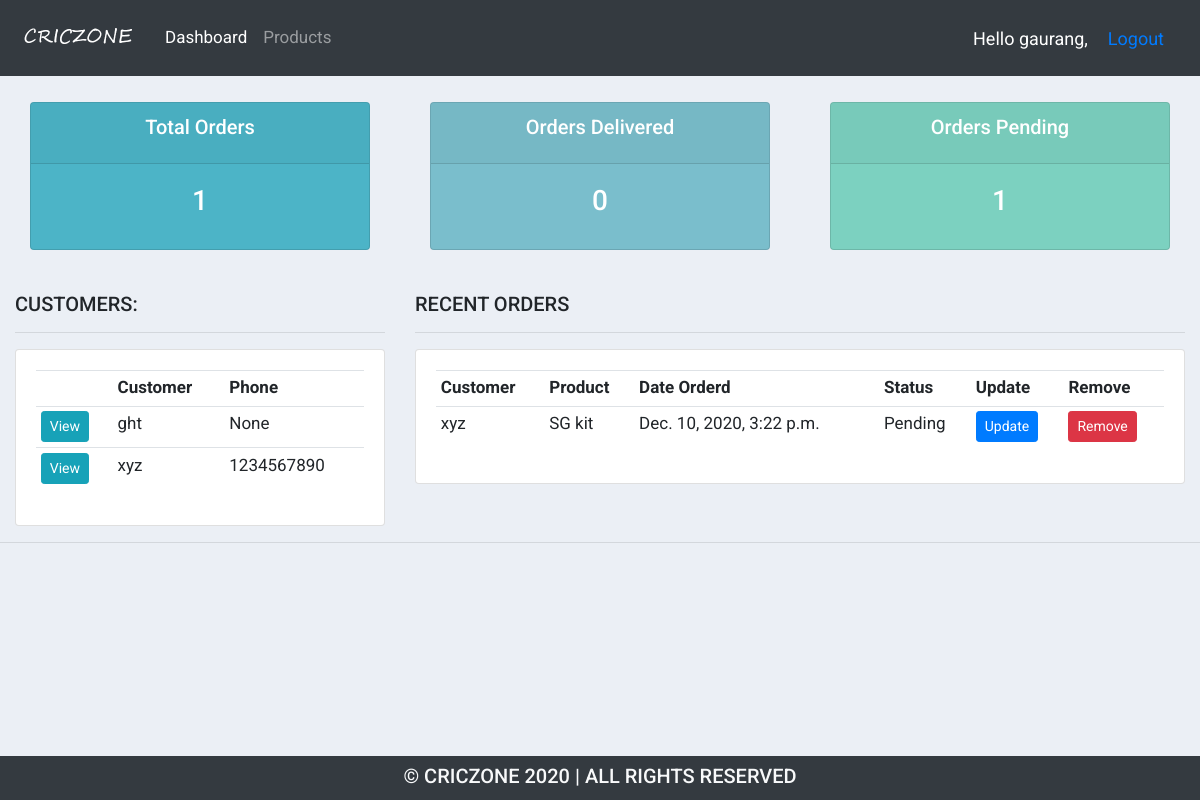
The app's page / (signed in), older data.
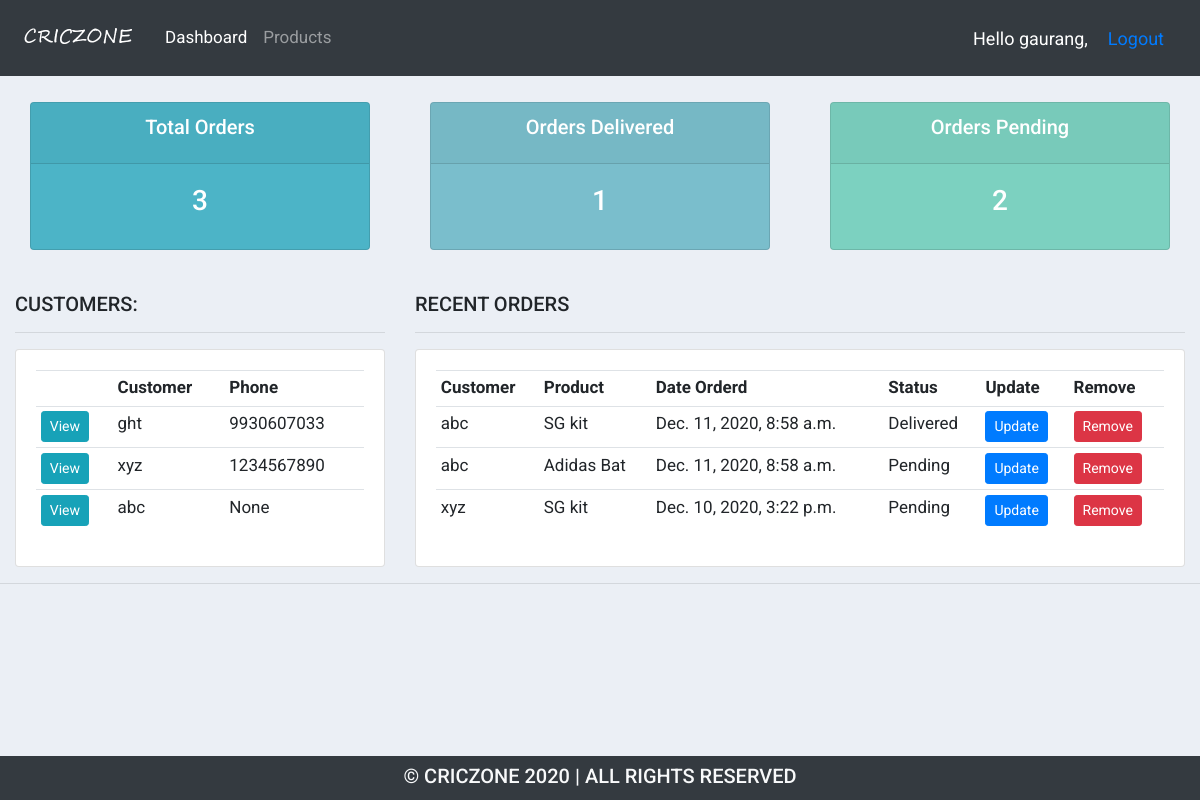
The same page, newer data.
### accounts/models.py (models this page shows, shortened)
class Customer(models.Model):
    user = models.OneToOneField(User, null=True, blank=True, on_delete=models.CASCADE)
    name = models.CharField(max_length=200, null=True)
    phone = models.CharField(max_length=200, null=True)
    email = models.CharField(max_length=200, null=True)
    profile_pic = models.ImageField(default="profile1.png",null=True, blank=True)
    date_created = models.DateTimeField(auto_now_add=True, null=True)
    def __str__(self):
       return self.name

class Order(models.Model):
    STATUS = (
        ('Pending','Pending'),
        ('Out of Delivery','Out of Delivery'),
        ('Delivered', 'Delivered')
    )
    customer = models.ForeignKey(Customer, null=True, on_delete=models.SET_NULL)
    product = models.ForeignKey(Product, null=True, on_delete=models.SET_NULL)
    address = models.CharField(max_length=355, null=True)
    quantity = models.IntegerField(null=True)
    date_created = models.DateTimeField(auto_now_add=True, null=True)
    status = models.CharField(max_length=200, null=True, choices=STATUS)
    notes = models.CharField(max_length=200, null=True)

class Product(models.Model):
    CATEGORY = (
        ('Bats','Bats'),
        ('Balls','Balls'),
        ('Pads', 'Pads'),
        ('Gloves', 'Gloves'),
        ('Safety Equipments', 'Safety Equipments'),
        ('Kits', 'Kits'),
    )
    name = models.CharField(max_length=200, null=True)
    price = models.FloatField(null=True)
    category = models.CharField(max_length=200, null=True, choices=CATEGORY)
    description = models.CharField(max_length=200, null=True)
    date_created = models.DateTimeField(auto_now_add=True, null=True)
    image = models.ImageField(default="profile1.png",null=True, blank=True)
    tags = models.ManyToManyField(Tag)
    def __str__(self):
       return self.name

### accounts/decorators.py (the view)
    def wrapper_func(request, *args, **kwargs):
        group = None
        if request.user.groups.exists():
            group = request.user.groups.all()[0].name
        if group == 'customer':
            return redirect('shop')
        if group == 'admin':
            return view_func(request, *args, **kwargs)

### accounts/views.py (called while the page is built)
@login_required(login_url='login')
@admin_only
def home(request):
    orders = Order.objects.all().order_by('-date_created')
    customers = Customer.objects.all()
    delivered = orders.filter(status='Delivered').count()
    pending = orders.filter(status='Pending').count()
    context = {'orders':orders, 'customers':customers, 'total_customers':customers.count(), 'total_orders':orders.count(),
                'delivered':delivered, 'pending':pending
    }
    return render(request, "accounts/dashboard.html", context)

### accounts/templates/accounts/dashboard.html
{%  extends 'accounts/main.html' %}
{% block content %}
{%  include 'accounts/status.html' %}
<br>
<div class="row">
	<div class="col-md-4">
		<h5>CUSTOMERS:</h5>
		<hr>
		<div class="card card-body">
			<table class="table table-sm">
				<tr>
					<th></th>
					<th>Customer</th>
					<th>Phone</th>
				</tr>
				{% for customer in customers %}
				<tr>
					<td><a href="{% url 'customer' customer.id %}" class="btn btn-info btn-sm">View</a></td>
					<td>{{customer.name}}</td>
					<td>{{customer.phone}}</td>
				</tr>
				{% endfor %}
			</table>
		</div>
	</div>
	<div class="col-md-8">
		<h5>RECENT ORDERS</h5>
		<hr>
		<div class="card card-body">
			<table class="table table-sm">
				<tr>
					<th>Customer</th>
					<th>Product</th>
					<th>Date Orderd</th>
					<th>Status</th>
					<th>Update</th>
					<th>Remove</th>
				</tr>
				{% for order in orders %}
				<tr>
					<td>{{order.customer}}</td>
					<td>{{order.product}}</td>
					<td>{{order.date_created}}</td>
					<td>{{order.status}}</td>
					<td><a href="{% url 'update_order' order.id %}" class="btn btn-primary btn-sm">Update</a></td>
					<td><a href="{% url 'delete_order' order.id %}" class="btn btn-danger btn-sm">Remove</a></td>
				</tr>
				{% endfor %}
			</table>
		</div>
	</div>
</div>
{% endblock %}

### accounts/templates/accounts/main.html (shortened to what this page needs)
{% load static %}
<!DOCTYPE html>
<html>
<head>
    <link rel="stylesheet" href="https://stackpath.bootstrapcdn.com/bootstrap/4.3.1/css/bootstrap.min.css"
>
    <link rel="stylesheet" href="{% static '/css/main.css' %}">
</head>
<body>
    {%  include 'accounts/navbar.html' %}
    <div class="container-fluid" style="height:80%">
        {% block content %}
        {% endblock %}
    </div>
    <hr>
    <div class="bg-dark pt-2 pb-1 text-light text-center fixed-bottom">
        <h5>&#169; CRICZONE 2020 | ALL RIGHTS RESERVED</h5>
    </div>
</body>
</html>

### accounts/templates/accounts/navbar.html (shortened to what this page needs)
{% load static %}
<nav class="navbar navbar-expand-lg navbar-dark bg-dark sticky-top">
    {% if request.user.is_staff %}
    <a class="navbar-brand" href="{% url 'home' %}">
        <img src="{% static '/images/logo.png' %}" alt="" height="50px">
    </a>
    {% else %}
    <a class="navbar-brand" href="{% url 'shop' %}">
        <img src="{% static '/images/logo.png' %}" alt="" height="50px">
    </a>
    {% endif %}
    <div class="collapse navbar-collapse " id="navbarNav">
        <ul class="navbar-nav">
            {% if request.user.is_staff %}
            <li class="nav-item active">
                <a class="nav-link" href="{% url 'home' %}">Dashboard</a>
            </li>
            <li class="nav-item">
                <a class="nav-link" href="{% url 'products' %}">Products</a>
            </li>
            {% endif %}
        </ul>
    </div>
    <span style="font-size: 18px; color: white; margin-right: 20px;">
        Hello {{request.user}}, </span>
    <span style="font-size: 18px; color: white; margin-right: 20px;">
        <a href="{% url 'logout' %}">Logout</a></span>
</nav>

### accounts/templates/accounts/status.html
<br>
<div class="row">
    <div class="col">
        <div class="col-md">
            <div class="card text-center text-white  mb-3" id="total-orders">
                <div class="card-header">
                    <h5 class="card-title">Total Orders</h5>
                </div>
                <div class="card-body">
                    <h3 class="card-title">
                        {{total_orders}}
                    </h3>
                </div>
            </div>
        </div>
    </div>
    <div class="col">
        <div class="col-md">
            <div class="card text-center text-white  mb-3" id="orders-delivered">
                <div class="card-header">
                    <h5 class="card-title">Orders Delivered</h5>
                </div>
                <div class="card-body">
                    <h3 class="card-title">{{delivered}}</h3>
                </div>
            </div>
        </div>
    </div>
    <div class="col">
        <div class="col-md">
            <div class="card text-center text-white  mb-3" id="orders-pending">
                <div class="card-header">
                    <h5 class="card-title">Orders Pending</h5>
                </div>
                <div class="card-body">
                    <h3 class="card-title">{{pending}}</h3>
                </div>
            </div>
        </div>
    </div>
</div>

### accounts/static/css/main.css (style rules this page uses)
th { text-align: left; }
body { background-color: #ebeff5; font: }
#total-orders { background-color: #4cb4c7; }
#orders-delivered { background-color: #7abecc; }
#orders-pending { background-color: #7CD1C0; }

### accounts/templates/accounts/main.html (style rules this page uses)
body { font-family: 'Roboto'; font-size: 17px; }

Row changes from the older to the newer data that the page shows:
changed Customer "ght": phone "None" → "9930607033"
added Customer: name "abc", phone "None"
added Order: customer "abc", product "SG kit", date_created "Dec. 11, 2020, 8:58 a.m.", status "Delivered"
added Order: customer "abc", product "Adidas Bat", date_created "Dec. 11, 2020, 8:58 a.m.", status "Pending"
Text that changed along with them:
{{ total_orders }}: "1" → "3"
{{ delivered }}: "0" → "1"
{{ pending }}: "1" → "2"
